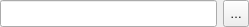
<?xml version="1.0" encoding="UTF-8"?>
<ui version="4.0">
 <class>Form</class>
 <widget class="QWidget" name="Form">
  <property name="geometry">
   <rect>
    <x>0</x>
    <y>0</y>
    <width>249</width>
    <height>27</height>
   </rect>
  </property>
  <property name="windowTitle">
   <string notr="true">Form</string>
  </property>
  <layout class="QHBoxLayout" name="horizontalLayout">
   <property name="spacing">
    <number>6</number>
   </property>
   <property name="leftMargin">
    <number>0</number>
   </property>
   <property name="topMargin">
    <number>0</number>
   </property>
   <property name="rightMargin">
    <number>0</number>
   </property>
   <property name="bottomMargin">
    <number>0</number>
   </property>
   <item>
    <widget class="QLineEdit" name="leText">
     <property name="sizePolicy">
      <sizepolicy hsizetype="Expanding" vsizetype="Preferred">
       <horstretch>0</horstretch>
       <verstretch>0</verstretch>
      </sizepolicy>
     </property>
    </widget>
   </item>
   <item>
    <widget class="QToolButton" name="btnSelect">
     <property name="sizePolicy">
      <sizepolicy hsizetype="Fixed" vsizetype="Preferred">
       <horstretch>0</horstretch>
       <verstretch>0</verstretch>
      </sizepolicy>
     </property>
     <property name="text">
      <string>…</string>
     </property>
    </widget>
   </item>
  </layout>
 </widget>
 <resources/>
 <connections/>
</ui>
